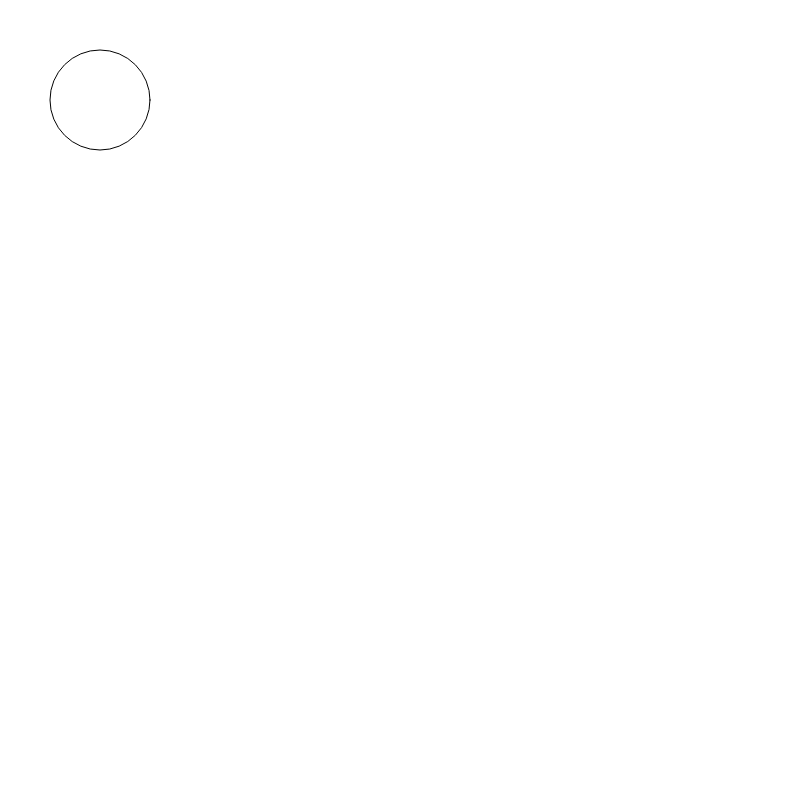
Frame 1 (no input)
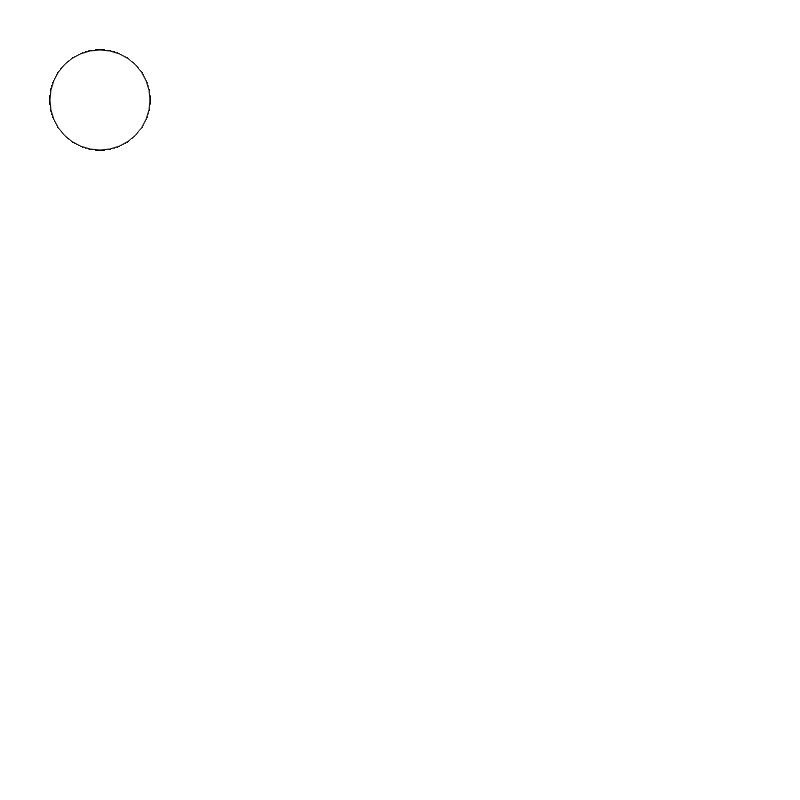
Frame 60 (no input)
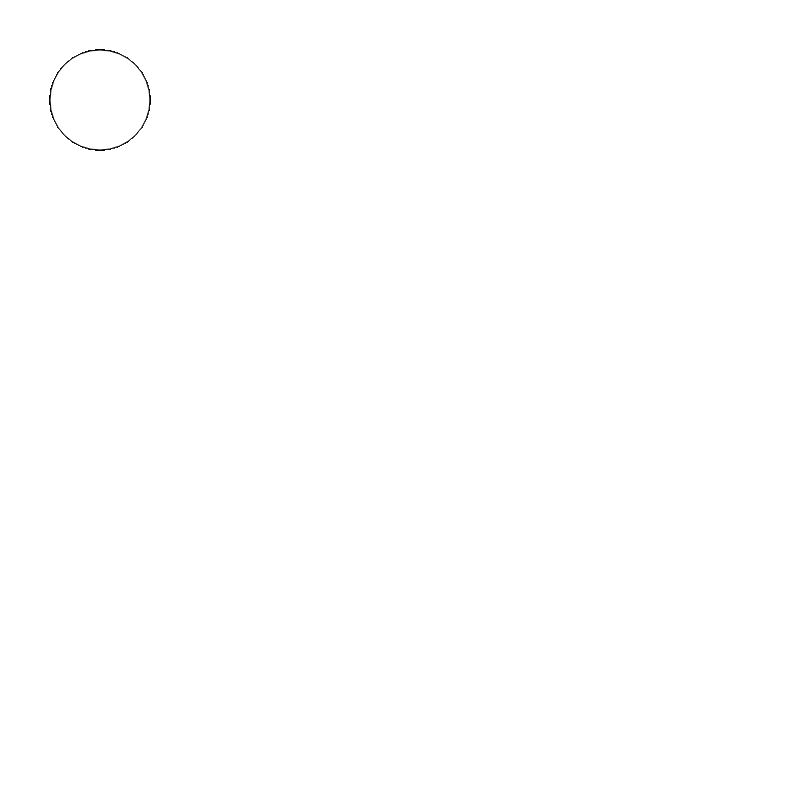
Frame 120 (the mouse pressed at the canvas centre since frame 60)

The p5.js sketch that drew these frames (run headless with seeded random() and noise() and a simulated clock; from frame 60 on, the mouse is pressed at the canvas centre):

// p5.js sketch
// ── sketch.js
let myElement ;

function setup() {

    myElement = new element() ;
}

function draw() {
    myElement.display()

}

function element(default_WIDTH=100, min_WIDTH=10) {

    createCanvas(800, 800);

    this.display = function(tx=0, ty=0, w=0) {
        this.w = 0;

        ellipse(100, 100, default_WIDTH, default_WIDTH) ;

    }
}
